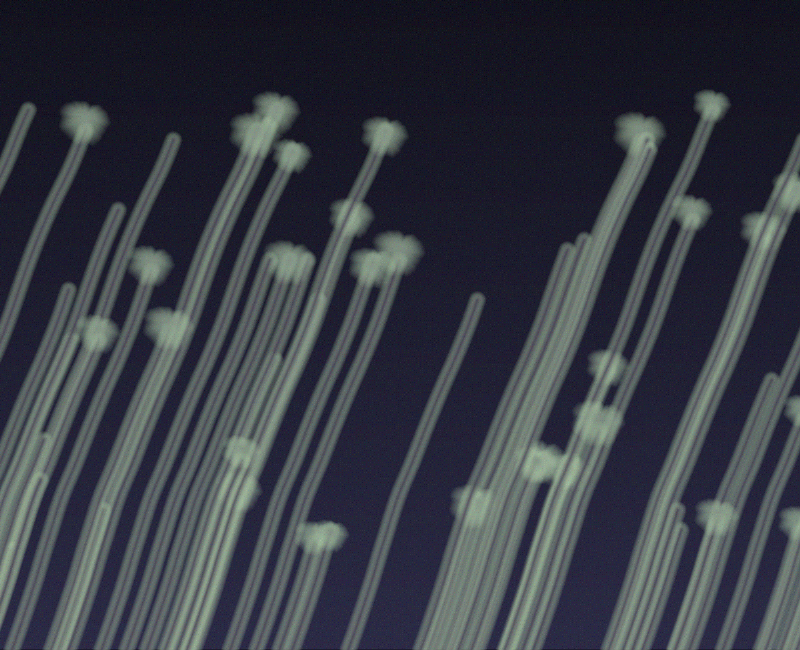
Frame 1 (no input)
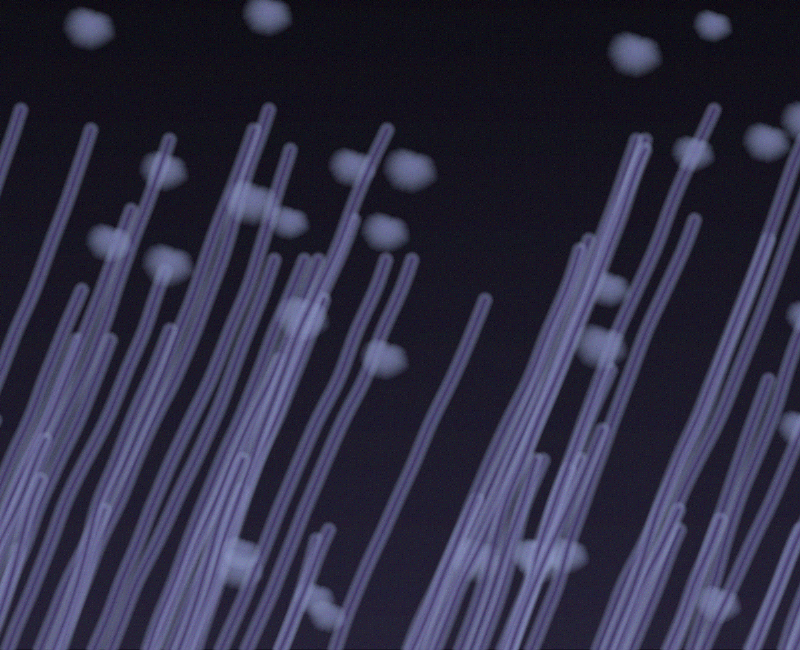
Frame 60 (no input)
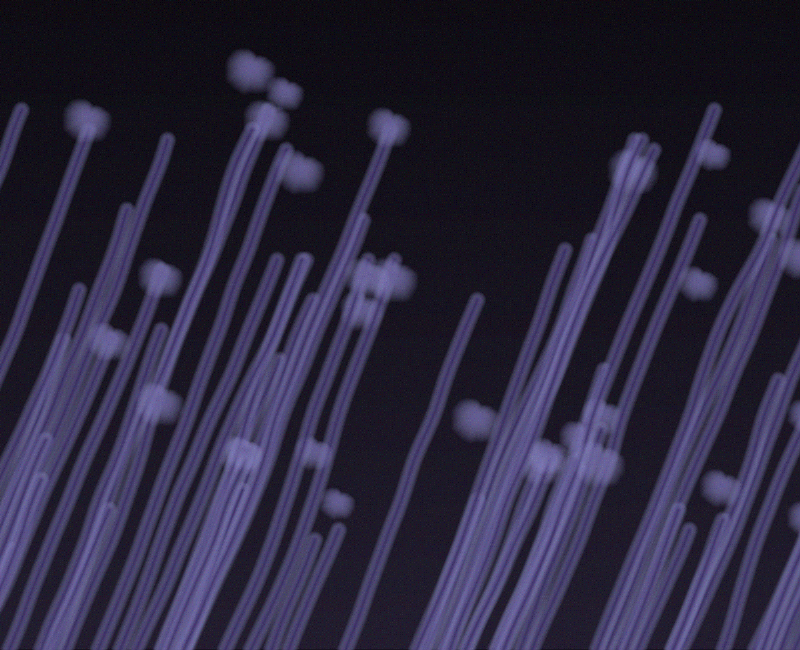
Frame 120 (the mouse pressed at the canvas centre since frame 60)

The p5.js sketch that drew these frames (run headless with seeded random() and noise() and a simulated clock; from frame 60 on, the mouse is pressed at the canvas centre):

// p5.js sketch
// ── sketch.js
////////////////////////////////////
//una obra de arte se puede entender como algo que genera sentimientos
//algo que mueve a un ser humano
//para mi no hay nada que genere más impacto que la naturaleza y sus matices
//la obra de arte inicial de este mundo es la tierra y ha sido la inspiración de muchos
//esta es una respuesta con computacion a lo que me genera la naturaleza
//esta obra invita a la observacion tranquila de los cambios
//invita a frenar un momento y a relajarse
//invita a salir del boom de la ciudad y entrar en un mundo diferente
//todo lo mencionado son cosas que a mi me produce la naturaleza
////////////////////////////////////

////////////////////
//se uso la ayuda de la inteligencia artificial Geminis
//el objetivo requeria mas herramientas que las vistas en clase por eso se usa la ia
//la ia actuo como profesor y ayudante, no realizo el trabajo sola
//se uso multiples prompts para lograr el objetivo, es media tontita la ia
///////////////////

//variable para controlar movimiento relajante y tranquilo
//parte en 0.0 y luego se modifica como se quiera ver el movimiento
let flujo = 0.0;
//variable para crear mis flores
//flores abtractas y orgánicas
let flores = [];

function setup() {
  createCanvas(800, 650);

  //funcion para mejorar el rendimiento de las animaciones
  //que no se nos caliente el computador con los pixeles
  pixelDensity(1);

  //se define la cantidad de plantas que queremos en el canvas
  //la página le cuesta proccesar tantas
  //70 es el balance entre un buen rendimiento y el objetivo visual que queremos
  let cantidadPlantas = 70;

  //usamos for para ejecutar la cantidad de plantas, osea 70
  //se aplica i = 0; i< cantidadPlantas para que el compu cree 70 plantas y no mas
  //i++ hace que el contador que parte en 0 avance hasta 70
  //si no se usara nuestro contador siempre volveria al 0
  //osea cuando cree 1 planta vuelve a 0
  for (let i = 0; i < cantidadPlantas; i++) {
    //la posiciona de las plantas en el eje x y el ancho max de la pantalla
    let x = random(-350, width);

    //aplicamos tamaños random a las plantas
    //el max de altura sera 550 y el min 100, el resto varia entre esos numeros
    let largo = random(100, 550);

    //agregamos inclinacion a las plantas
    //visualmente se ve mas interesante y organico
    let curvatura = random(1.5, 2.6);

    //el siguiente paso fue una solucion de la ia gemini
    //actua como un if else resumido
    //condicion ? si es verdad, : si es mentira
    //esto se uso para agregar una flor a solo algunos tallos de manera aleatoria
    //el 0.55 es la probabilidad de que un tallo tenga flor
    // el 35, y 55 son los tamaños de la flor, pueden ser entre esos numeros
    let tamanoCabezas = random(1) < 0.55 ? random(35, 55) : 0;

    //se aplica push para guardar los datos aleatorior de cada flor
    // x = a la posicion horizontal que vimos arriba (-350,width)
    //height = donde nacen las flores
    // largo = el largo del tallo que vimos arriba (100, 150)
    //tamanoCabeza = el tamaño de la flor que vimos antes (33,55) o 0
    //curvatura = la inclinacion ya definida (1.5,2.6)
    flores.push(new Flor(x, height, largo, tamanoCabezas, curvatura));
  }
}

function draw() {
  //color de fondo oscuro
  //que destaque las flores
  //crear un espacio nocturno relajante
  background(0);

  //aplicamos frameCount para que los colores cambien de manera fluida y bonita
  //se apoya frameCount con "con" y "sin"
  //para lograr un cambio de color poco marcado, que "respiren"
  //se controla el cambio de colores rgb con los decimales
  //la velocidad de los cambios
  //"con" y "sin" se mueven en el rango de -1 y 1
  //las "ondas" de "con" y "sin"
  //los dos datos finales son los valores de r,g o b que se alteran

  let r = map(sin(frameCount * 0.2), -1, 1, 150, 225);
  let g = map(cos(frameCount * 0.03), -1, 1, 150, 230);
  let b = map(sin(frameCount * 0.02), -1, 1, 150, 225);

  //el fondo plano era muy fome asi que creamos una gradiente de color cambiante
  //definimos la altura de la franja gradiente en el canvas
  //se necesita de un numero muy alto para que se note
  let alturaGradiente = 1500;
  //definimos en que punto del eje y el degradado se empieza a generar
  //ese valor es definido por la altura de mi canvas menos la altura de la gradiente
  let inicioY = height - alturaGradiente;

  //se define el color de la gradiente
  //al igual que con las plantas se busca un efecto rgb cambiante
  let baseGradiente = color(r * 0.3, g * 0.25, g * 0.4);

  //se declara que el color con el que se debe hacer el degradado es negro
  let colorFondoNegro = color(0);

  //se hace un bucle for para "pintar" nuestro fondo
  //se le dice que parta desde el incio Y, se vaya moviendo (y++) y que se detenga  //en height
  for (let y = inicioY; y < height; y++) {
    //para facilitar el pensamiento del computador se usa map
    //treduce las lineas a colorear para hacer la gradiente a un porcentaje de
    //avance entre 0 y 1
    //es un traductor de posicion
    let interseccion = map(y, inicioY, height, 0, 1);

    //se usa pow para que la gradiente sea organica y no se vea marcada
    let factorMezcla = pow(interseccion, 1.5);

    //el color de cada franja se define por la union entre el fondo y la gradiente
    //colorFondoNegro + baseGradiente = factorMezcla
    //lerpColor toma todos los datos definidos y los aplica a cada linea
    let colorLinea = lerpColor(colorFondoNegro, baseGradiente, factorMezcla);

    //se crea nuestro canvas para aplicar todo lo de arriba
    stroke(colorLinea);
    //se le dice al computador que traze la linea de izquierda a derecha, horizontal
    line(0, y, width, y);
  }
  //le damos colores a la flor con un valor de opacidad que es el dato final
  //color interior más claro y exterior ocuro
  let colInterior = color(r, g, b, 15);
  //se dividen los valores de rgb para alterarlos
  //color más opaco
  //0.2=20%
  let colExterior = color(r * 0.2, g * 0.1, b * 0.3, 50);

  //dibujamos cada flor
  //usamos for para aplicar los efectos y no hacerlo flor por flor
  //f = cada flor indivudual
  //display toma todos los datos ya definidos y ejecuta cada f
  for (let f of flores) {
    f.display(colInterior, colExterior, flujo);
  }
  //hacemos que el flujo aumente de manera delicada y gradual
  //el valor de flujo aumenta en 0.04
  flujo += 0.04;
  //aplicamos efecto de granulado
  //vibe nostalgica
  applyGrain(15);
}

//creamos molde generico que se aplique en cada flor
//se usa "this" para guardar los datos de cada flor
//startX = posicion horizontal
//startY = posicion vertical
//len = largo
//maxRadius = radio maximo de la flor
//curveOffset = curvatura del tallo, negativo izquierda, positivo derecha, 0 recto
class Flor {
  constructor(startX, startY, len, maxRadius, curveOffset) {
    this.startX = startX;
    this.startY = startY;
    this.len = len;
    this.maxRadius = maxRadius;
    this.curveOffset = curveOffset;

    //queremos que las cabezas de flores se muevan sutilmente
    //el primer this. hace que cada flor parta de un lugar random para que no se     //muevan en bloque
    //segundo this.define si la flor comienza su movimiento en subida o bajada
    //tercer this. determina la velocidad del movimiento
    this.desplazamientoY = random(-5, 5);
    this.subiendo = random(1) > 0.5;
    this.velocidadSubida = random(1.5, 2.5);
  }

  //hacemos los tallos/pastos
  //dislay los toma y los ejecuta según los datos
  display(colInterior, colExterior, flujo) {
    //hacemos el tallo con las mismas cualidades de la flor
    //usamos capas para lograr un poco de volumen (interior + oscuro)
    //las capas son de diferente tamaño, se pintan las capas mas gruesas primero
    //por eso el bucle for parte al reves y va disminuyendo (i--)
    let capasTallo = 15;
    for (let i = capasTallo; i > 0; i--) {
      //se usa lerpColor para modificar el color de las capas y  que se genere un //degradado
      let colIntermedio = lerpColor(colExterior, colInterior, i / capasTallo);

      //se define el trazo
      //el grosor es i, osea 15, el cual va disminuyendo por capa en 1.2
      stroke(colIntermedio);
      strokeWeight(i * 1.2);
      noFill();

      //aplicamos movimiento y curva a las capas de los tallos
      beginShape();
      //empiezan los datos de la forma
      //se guardan los datos de la posicion horizontal donde nace la planta
      let actualX = this.startX;

      //se usa un bucle for para controlar la altura
      //se empieza en el suelo (this.startY) y
      //el buscle  calcula la altura verticalmente de 10 en 10 pixeles
      //hasta llegar al largo final del tallo (this.startY - this.len)
      for (let y = this.startY; y >= this.startY - this.len; y -= 10) {
        //creamos el efecto de viento
        //se usa noise para generar numeros aleatorios pero fluidos y suaves
        //noise define la curvatura del movimiento del tallo en numeros
        //noise controla la curvatura y flujo la frecuencia de estas
        //flujo = que tan fuerte/rapido cambia las curvaturas de direccion
        let n = noise(y * 0.003, flujo * this.curveOffset);
        let curvaX = map(
          y,
          this.startY,
          this.startY - this.len,
          0,
          this.len * 0.4
        );
        //curvaX es que tan inclinada esta el tallo
        //this.startX donde parte el tallo
        //y la parte de map define el movimiento de tallo en 20, -20 pixeles
        //se usa map igual que con los colores, para hacer el movimiento
        //de los tallos mas suaves
        //n=numero actual que da noise
        //0= valor min
        //1 0 valor max
        actualX = this.startX + curvaX + map(n, 0, 1, -20, 20);

        //vertex da las coordenadas de la longitud y altura por donde pasa el tallo
        //x=horiz, y=vertical
        vertex(actualX, y);
      }
      endShape();

      //se quiere que las flores esten en la punta de los tallos
      //se usa if para anclar la flor a la primera capa del tallo
      // primera capa (i===1)
      if (i === 1) {
        this.floresX = actualX;
        this.floresY = this.startY - this.len;
      }
    }
    //creamos el movimiento de las flores
    //lo hacemos con una variable de true y false
    //this.desplazamiento es la distancia de flotacion en el eje y
    //this.velocidadSubida es que tan rapido sube la flor
    //-100 y 100 son el dato max y min de movimiento
    if (this.subiendo) {
      this.desplazamientoY -= this.velocidadSubida;
      console.log(this.desplazamientoY);
      if (this.desplazamientoY <= -100) {
        this.subiendo = false;
      }
    } else {
      this.desplazamientoY += this.velocidadSubida;
      if (this.desplazamientoY >= 100) {
        this.subiendo = true;
      }
    }

    //hacemos la cabeza de la flor
    //tranlate acomoda el canvas para que la flor este en la punta de los tallos
    //asi se evita calcular coordenada por coordenada desde el origen en donde estaria
    //cada flor
    //push guarda el estado del canvas original
    push();
    translate(this.floresX, this.floresY + this.desplazamientoY);

    //como con los tallos aplicamos capas pero ahora de menos a mas (i++)
    //se aplica la misma logica que con los tallos para generar tranzparencia y
    //volumen en las flores
    let capasFlor = 20;
    for (let i = 0; i < capasFlor; i++) {
      let interColor = lerpColor(colExterior, colInterior, i / (capasFlor - 1));
      fill(interColor);
      noStroke();

      let radioActual = this.maxRadius * (i / capasFlor);
      beginShape();
      let vertice = 120; //vertices de la flor

      //two_pi = dos pi = una vuelta completa a un circulo
      //el bucle crea vertices y los ordena en circulos
      //map calcula el angulo de giro para crear el circulo
      for (let j = 0; j < vertice; j++) {
        let angulo = map(j, 0, vertice, 0, TWO_PI);

        let cantidadPetalos = 8; //cantidad de petalos por flor
        //no queremos un circulo perfecto asi que lo deformamos
        //abs controla la onda de sin para que no sea perfecta y que no sea un
        //valor negativo (no existen radios negativos obvio)
        //modDestello tiene el rol de deformar el radio de la flor para que no
        //sea perfecta
        let modDestello = 0.2 + 0.2 * abs(sin((angulo + capasFlor) / 2));
        let radioOrganico = radioActual * modDestello;
        //aplicamos un efecto de "arruga" o difuminacion a los petalos
        //1.0 es el valor de tamaño de las arrugas
        let radGranulado =
          radioOrganico *
          (1 +
            1.0 *
              noise(cos(angulo) + 1, sin(angulo) + 1, flujo, this.curveOffset));
        let vx = radGranulado * cos(angulo);
        let vy = radGranulado * sin(angulo);
        vertex(vx, vy);
      }
      endShape(CLOSE);
    }
    pop();
  }
}
//creamos una funcion para aplicar granulado
//applyGrain es la orden, este bloque es como ejecutarla
//se le enseña al computadoir a modificar los pixeles de la pantalla para generar ruido
//los pixeles van cambiando aleatoriamente su valor de rgb = ruido
//todo este efecto se aplica de ultimo para que afecte a todo el canvas
function applyGrain(intensity) {
  loadPixels();

  for (let x = 0; x < width; x += 2) {
    for (let y = 0; y < height; y += 2) {
      let posPixel = (x + y * width) * 4;

      let cambioR = random(-intensity, intensity);
      let cambioG = random(-intensity, intensity);
      let cambioB = random(-intensity, intensity);

      pixels[posPixel] += cambioR;
      pixels[posPixel + 1] += cambioG;
      pixels[posPixel + 2] += cambioB;
    }
  }
  updatePixels();
}
